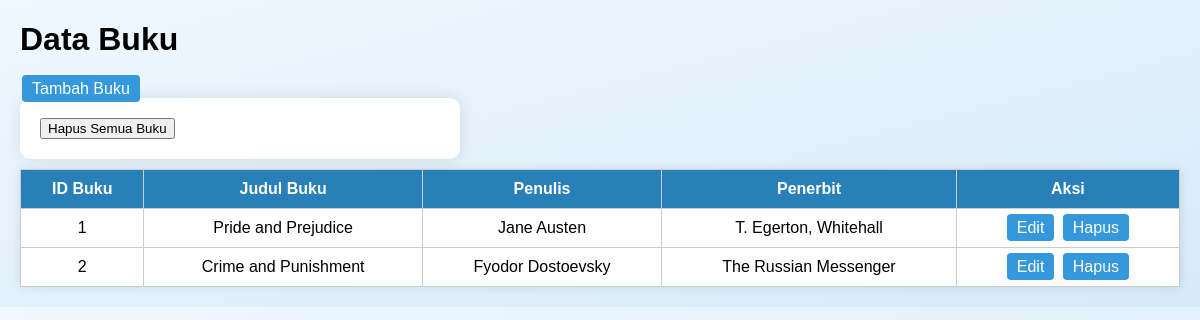
/PRAK501/Buku.php, run on the app's committed database.
### tables this page shows
CREATE TABLE `buku` (
  `id_buku` int NOT NULL,
  `judul_buku` varchar(500) DEFAULT NULL,
  `penulis` varchar(500) DEFAULT NULL,
  `penerbit` varchar(250) DEFAULT NULL,
  `tahun_terbit` int DEFAULT NULL
);

### PRAK501/Model.php (called while the page is built, shortened)
<?php
function getAllBooks($pdo) {
    $stmt = $pdo->query("SELECT * FROM buku");
    return $stmt->fetchAll(PDO::FETCH_ASSOC);
}
?>

### PRAK501/Buku.php (the view, shortened to what this page needs)
<?php
require 'Model.php';
$buku = getAllBooks($pdo);
?>
<!DOCTYPE html>
<html lang="id">
<head>
    <link rel="stylesheet" href="style.css">
</head>
<body>
    <h1>Data Buku</h1>
    <a href="FormBuku.php">Tambah Buku</a>
    <form method="POST">
        <button type="submit" name="delete_all">Hapus Semua Buku</button>
    </form>
    <table>
        <thead>
            <tr>
                <th>ID Buku</th>
                <th>Judul Buku</th>
                <th>Penulis</th>
                <th>Penerbit</th>
                <th>Aksi</th>
            </tr>
        </thead>
        <tbody>
            <?php foreach ($buku as $b): ?>
                <tr>
                    <td><?php echo $b['id_buku']; ?></td>
                    <td><?php echo $b['judul_buku']; ?></td>
                    <td><?php echo $b['penulis']; ?></td>
                    <td><?php echo $b['penerbit']; ?></td>
                    <td>
                        <a href="FormBuku.php?id=<?php echo $b['id_buku']; ?>">Edit</a>
                        <a href="?delete=<?php echo $b['id_buku']; ?>" onclick="return confirm('Apakah Anda yakin?')">Hapus</a>
                    </td>
                </tr>
            <?php endforeach; ?>
        </tbody>
    </table>
</body>
</html>

### PRAK501/Style.css (style rules this page uses)
body { font-family: Arial, sans-serif; background: linear-gradient(to bottom right, #f0f8ff, #d6eaf8); margin: 20px; padding: 0; }
table { width: 100%; border-collapse: collapse; background-color: white; box-shadow: 0 0 10px rgba(0,0,0,0.1); margin-top: 10px; }
table, th, td { border: 1px solid #ccc; }
th { background-color: #2980b9; color: white; padding: 10px; }
td { padding: 10px; text-align: center; }
a { text-decoration: none; padding: 5px 10px; background-color: #3498db; color: white; border-radius: 4px; margin: 2px; }
form { background-color: white; padding: 20px; border-radius: 10px; width: 400px; box-shadow: 0 0 15px rgba(0,0,0,0.1); }

### data on the page
buku: id_buku "1", judul_buku "Pride and Prejudice", penulis "Jane Austen", penerbit "T. Egerton, Whitehall"
buku: id_buku "2", judul_buku "Crime and Punishment", penulis "Fyodor Dostoevsky", penerbit "The Russian Messenger"
